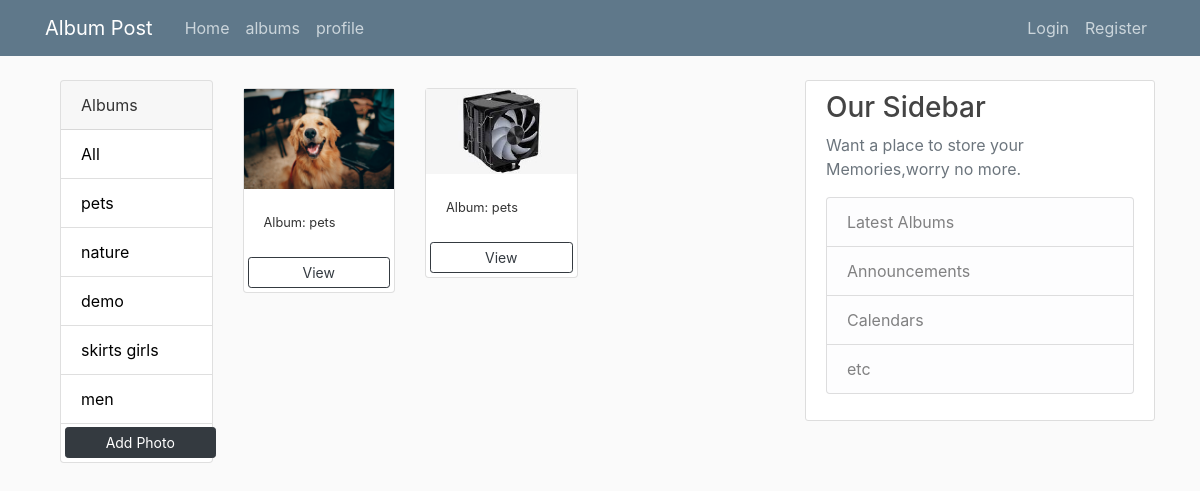
The page /album/?album=pets on the database its author committed.
### photos/models.py (models this page shows, shortened)
class Album(models.Model):
    title = models.CharField(max_length=100, null=False,blank=False)

class Photo(models.Model):
    album = models.ForeignKey(Album, on_delete=models.SET_NULL,null=True,blank=True)
    image = models.ImageField(null =False, blank = False)
    description = models.TextField(max_length=100, null=False,blank=False)
    user = models.ForeignKey(User, on_delete=models.CASCADE, null=True, blank=True)

### photos/views.py (the view)
# urls.py: path('album/',views.album, name = 'album'),
def album(request):
    album = request.GET.get('album')
    if album == None:
        photos = Photo.objects.all()
    else:
        photos = Photo.objects.filter(album__title=album)
    albums = Album.objects.all()
    context = {'albums': albums, 'photos': photos}
    return render(request, 'photos/album.html', context)

### photos/templates/photos/album.html
{% extends "photos/base.html" %} {% block content %}
    <div class="container">
        <div class="row">
            <div class="col-md-3">
                <div class="card">
                    <div class="card-header">
                        Albums
                    </div>
                    <ul class="list-group list-group-flush">
                        <li class="list-group-item">
                            <a href="{% url 'album' %}">All</a>
                        </li>
                        {% for album in albums %}
                            <li class=" list-group-item">
                                <a href="{% url 'album' %}?album={{album.title}}">
                                    {{album.title}}
                                </a>
                            </li>
                        {% endfor %}
                        <a href="{% url 'add' %}" class="btn btn-dark btn-block btn-sm m-1">Add Photo</a>
                    </ul>
                </div>
            </div>
            <div class="col-md-9">
                <div class="row">
                    {% for photo in photos %}
                    <div class="col-md-4">
                        <div class="card my-2">
                            <img class="image-thumbail" src="{{photo.image.url}}" alt="Card image cap">
                            <div class="card-body">
                                <small>Album: {{photo.album.title}}</small>
                            </div>
                            <a href="{% url 'photo' photo.id %}" class="btn btn-outline-dark btn-sm m-1">View</a>
                        </div>
                    </div>
                    {% empty %}
                    <h3>No photos...</h3>
                    {% endfor %}
                </div>
            </div>
        </div>
    </div>
    {% endblock content %}

### photos/static/photos/main.css (style rules this page uses)
body { background: #fafafa; color: #333333; margin-top: 5rem; }
ul { margin: 0; }
.list-group-item a { text-decoration: none; color: black; }

### rows shown on the page
Album: title "pets"
Album: title "nature"
Album: title "demo"
Album: title "skirts girls"
Album: title "men"
Photo: image (picture), album "pets"
Photo: image (picture), album "pets"
